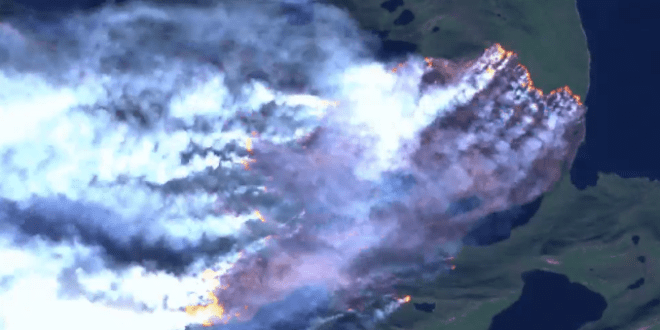
#> input picture parsingandimages/images/greenland-fire.png, 660 x 330 px
$ python warmups.py
#> lines starting #> are read from the running program, lines starting #| are printed output that depends on the picture
### parsingandimages/simpleimage.py
#!/usr/bin/env python3

"""
SimpleImage Features:
Create image:
  image = SimpleImage.blank(400, 200)   # create new image of size
  image = SimpleImage('foo.jpg')        # create from file

Access size
  image.width, image.height

Get pix at x,y
  pix = image.get_pix(x, y)
  # pix is RGB tuple like (100, 200, 0)

Set pix at x,y
  image.set_pix(x, y, pix)   # set data by tuple also

Get Pixel object at x,y
  pixel = image.get_pixel(x, y)
  pixel.red = 0
  pixel.blue = 255

Show image on screen
  image.show()

The main() function below demonstrates the above functions as a test.
"""

import sys
# If the following line fails, "Pillow" needs to be installed
from PIL import Image


def clamp(num):
    """
    Return a "clamped" version of the given num,
    converted to be an int limited to the range 0..255 for 1 byte.
    """
    num = int(num)
    if num < 0:
        return 0
    if num >= 256:
        return 255
    return num


class Pixel(object):
    """
    A pixel at an x,y in a SimpleImage.
    Supports set/get .red .green .blue
    and get .x .y
    """
    def __init__(self, image, x, y):
        self.image = image
        self._x = x
        self._y = y

    def __str__(self):
        return 'r:' + str(self.red) + ' g:' + str(self.green) + ' b:' + str(self.blue)

    # Pillow image stores each pixel color as a (red, green, blue) tuple.
    # So the functions below have to unpack/repack the tuple to change anything.

    @property
    def red(self):
        return self.image.px[self._x, self._y][0]

    @red.setter
    def red(self, value):
        rgb = self.image.px[self._x, self._y]
        self.image.px[self._x, self._y] = (clamp(value), rgb[1], rgb[2])

    @property
    def green(self):
        return self.image.px[self._x, self._y][1]

    @green.setter
    def green(self, value):
        rgb = self.image.px[self._x, self._y]
        self.image.px[self._x, self._y] = (rgb[0], clamp(value), rgb[2])

    @property
    def blue(self):
        return self.image.px[self._x, self._y][2]

    @blue.setter
    def blue(self, value):
        rgb = self.image.px[self._x, self._y]
        self.image.px[self._x, self._y] = (rgb[0], rgb[1], clamp(value))

    @property
    def x(self):
        return self._x

    @property
    def y(self):
        return self._y


# color tuples for background color names 'red' 'white' etc.
BACK_COLORS = {
    'white': (255, 255, 255),
    'black': (0, 0, 0),
    'red': (255, 0, 0),
    'green': (0, 255, 0),
    'blue': (0, 0, 255),
}


class SimpleImage(object):
    def __init__(self, filename, width=0, height=0, back_color=None):
        """
        Create a new image. This case works: SimpleImage('foo.jpg')
        To create a blank image use SimpleImage.blank(500, 300)
        The other parameters here are for internal/experimental use.
        """
        # Create pil_image either from file, or making blank
        if filename:
            self.pil_image = Image.open(filename).convert("RGB")
            if self.pil_image.mode != 'RGB':
                raise Exception('Image file is not RGB')
            self._filename = filename  # hold onto
        else:
            if not back_color:
                back_color = 'white'
            color_tuple = BACK_COLORS[back_color]
            if width == 0 or height == 0:
                raise Exception('Creating blank image requires width/height but got {} {}'
                                .format(width, height))
            self.pil_image = Image.new('RGB', (width, height), color_tuple)
        self.px = self.pil_image.load()
        size = self.pil_image.size
        self._width = size[0]
        self._height = size[1]
        self.curr_x = 0
        self.curr_y = 0

    def __iter__(self):
        return self

    def __next__(self):
        if self.curr_x < self.width and self.curr_y < self.height:
            x = self.curr_x
            y = self.curr_y
            self.increment_curr_counters()
            return Pixel(self, x, y)
        else:
            self.curr_x = 0
            self.curr_y = 0
            raise StopIteration()

    def increment_curr_counters(self):
        self.curr_x += 1
        if self.curr_x == self.width:
            self.curr_x = 0
            self.curr_y += 1

    @classmethod
    def blank(cls, width, height, back_color=None):
        """Create a new blank image of the given width and height, optional back_color."""
        return SimpleImage('', width, height, back_color=back_color)

    # [4 lines left out: function file, not called in this run]

    @property
    def width(self):
        """Width of image in pixels."""
        return self._width

    @property
    def height(self):
        """Height of image in pixels."""
        return self._height

    def get_pixel(self, x, y):
        """
        Returns a Pixel at the given x,y, suitable for getting/setting
        .red .green .blue values.
        """
        if x < 0 or x >= self._width or y < 0 or y >= self.height:
            e = Exception('get_pixel bad coordinate x %d y %d (vs. image width %d height %d)' %
                          (x, y, self._width, self.height))
            raise e
        return Pixel(self, x, y)

    # [14 lines left out: functions set_pixel, set_rgb, not called in this run]

    def _get_pix_(self, x, y):
        """Get pix RGB tuple (200, 100, 50) for the given x,y."""
        return self.px[x, y]

    def _set_pix_(self, x, y, pix):
        """Set the given pix RGB tuple into the image at the given x,y."""
        self.px[x, y] = pix

    def show(self):
        """Displays the image using an external utility."""
        self.pil_image.show()

    # [39 lines left out: functions make_as_big_as, main, not called in this run]


# [2 lines that do not run on import are left out]

### parsingandimages/warmups.py

"""
This line imports SimpleImage for use here
This line depends on the Pillow package being installed
"""
from simpleimage import SimpleImage


HURDLE_FACTOR = 1.05


def highlight_fires(filename):
    """
    Saturates the "red" pixels and grayscales all other pixels in the
    image in order to highlight areas of wildfires.

    Input:
        filename (string): name of image file to be read in

    Returns:
        highlighted (SimpleImage): image with reddish pixels highlighted
    """
    image = SimpleImage(filename)
    for pixel in image:
        average = (pixel.red + pixel.blue + pixel.green) // 3
        if pixel.red > average * HURDLE_FACTOR:
            pixel.red = 255
            pixel.green = 0
            pixel.blue = 0
        else:
            pixel.red = average
            pixel.green = average
            pixel.blue = average
    return image


def reflect(filename):
    """
    Vertically "reflects" an image over the bottom horizontal axis and
    returns an image of twice the original height.

    Input:
        filename (string): name of image file to be read in

    Returns:
        reflected (SimpleImage): reflected image, twice original height
    """
    image = SimpleImage(filename)
    reflected = SimpleImage.blank(width=image.width, height=2*image.height)
    for y in range(image.height):
        for x in range(image.width):
            old_pixel = image.get_pixel(x, y)
            # top image
            top_image = reflected.get_pixel(x, y)
            top_image.red = old_pixel.red
            top_image.green = old_pixel.green
            top_image.blue = old_pixel.blue
            # bottom image
            bottom_image = reflected.get_pixel(x, 2 * image.height - 1 - y)
            bottom_image.red = old_pixel.red
            bottom_image.green = old_pixel.green
            bottom_image.blue = old_pixel.blue
    return reflected


def main():

    # Comment/uncomment these out as you implement them!
    # When you submit this file, make sure all lines in main are uncommented

    original_fire = SimpleImage('images/greenland-fire.png')
#> in __init__, self.pil_image is the input picture: PIL image 660x330 RGB; mean R, G, B 115, 132.5, 167.3
    original_fire.show()
    highlighted_fire = highlight_fires('images/greenland-fire.png')
    highlighted_fire.show()
#> in show (call 2), `self.pil_image.show()`:
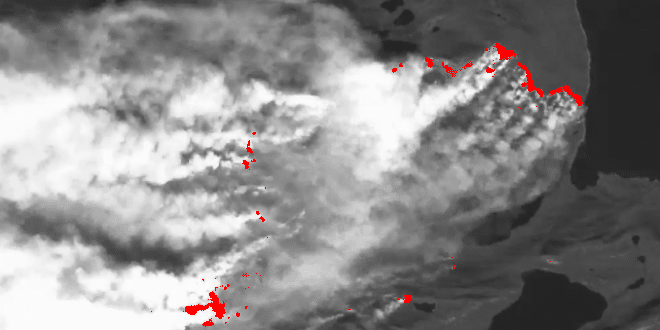
#> shown: PIL image 660x330 RGB; mean R, G, B 138.6, 136.8, 136.8

    original_mt = SimpleImage('images/mt-rainier.jpg')
#> call 3 of __init__, with filename = 'images/mt-rainier.jpg', width = 0, height = 0
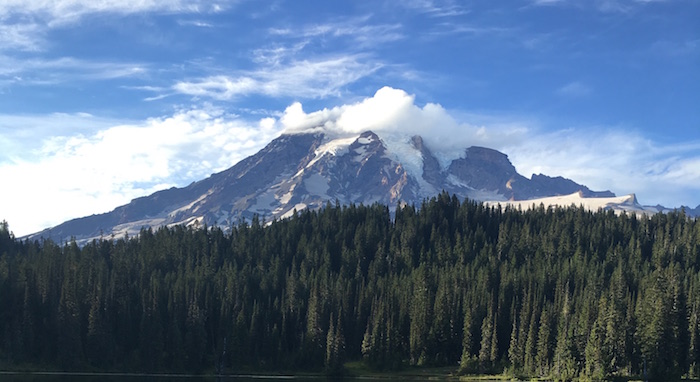
#> input picture parsingandimages/images/mt-rainier.jpg, 700 x 382 px
#> in __init__, self.pil_image is the input picture: PIL image 700x382 RGB; mean R, G, B 93.7, 115, 141.6
    original_mt.show()
    reflected = reflect('images/mt-rainier.jpg')
#> in __init__ (call 5), `self.pil_image = Image.new('RGB', (width, height), color_tuple)`: self.pil_image: PIL image 700x764 RGB; every value is 255
    reflected.show()


if __name__ == '__main__':
#> (the run stopped early here; a loop or call above may not have finished)
